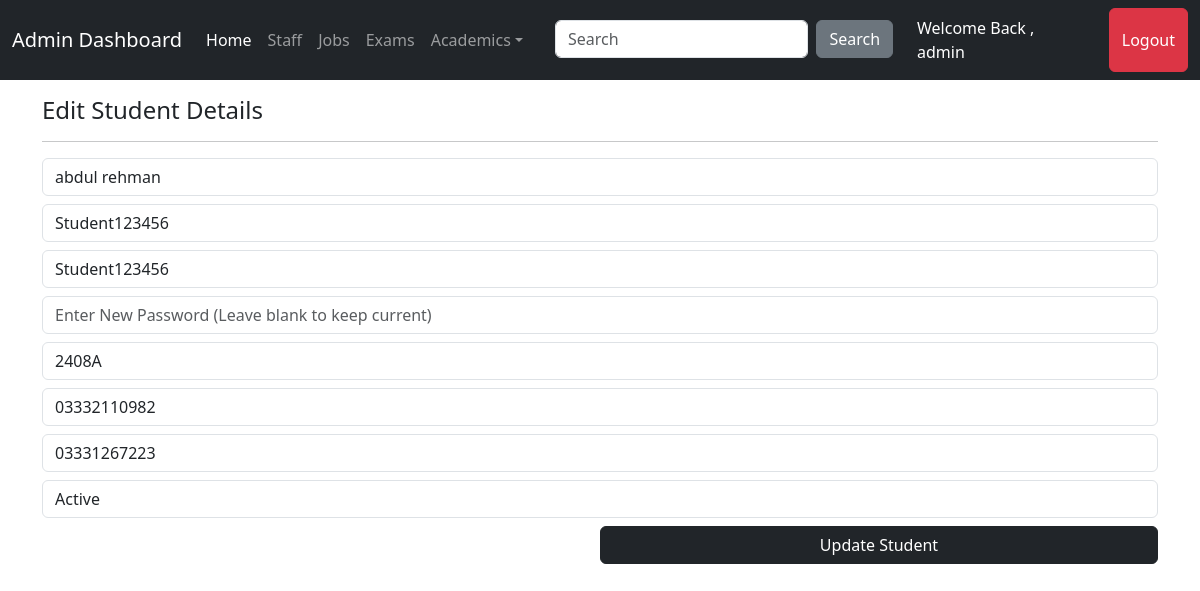
Page /Admin/edit_student.php?student_id=9 (signed in) on the committed database.
### tables this page shows
CREATE TABLE IF NOT EXISTS `student` (
  `studentid` int NOT NULL AUTO_INCREMENT,
  `studentname` varchar(100) DEFAULT NULL,
  `enrollmentno` varchar(1000) DEFAULT NULL,
  `studentemail` varchar(200) DEFAULT NULL,
  `studentpassword` varchar(200) DEFAULT NULL,
  `studentbatch` int DEFAULT NULL,
  `studentphoneno` varchar(40) DEFAULT NULL,
  `studentguardianphoneno` varchar(40) DEFAULT NULL,
  `studentstatus` varchar(10) NOT NULL,
  PRIMARY KEY (`studentid`),
  KEY `studentbatch` (`studentbatch`)
);

CREATE TABLE IF NOT EXISTS `batches` (
  `batchid` int NOT NULL AUTO_INCREMENT,
  `batchcode` varchar(100) DEFAULT NULL,
  `batchtimings` varchar(100) DEFAULT NULL,
  `batchdays` varchar(10) NOT NULL,
  `batchinstructor` int DEFAULT NULL,
  `currentsem` varchar(50) NOT NULL,
  `batchtype` varchar(200) DEFAULT NULL,
  `batchstartdate` date DEFAULT NULL,
  `batchstatus` varchar(50) NOT NULL DEFAULT 'Active',
  PRIMARY KEY (`batchid`),
  KEY `batchinstructor` (`batchinstructor`)
);

### Admin/edit_student.php (the view, shortened to what this page needs)
<?php
include('../connect.php');
include('headeradmin.php');
if (isset($_GET['student_id'])) {
    $student_id = $_GET['student_id'];
    $query = "SELECT student.*, batches.batchcode FROM student
              INNER JOIN batches ON student.studentbatch = batches.batchid
              WHERE student.studentid = '$student_id'";
    $result = mysqli_query($conn, $query);
    $student = mysqli_fetch_assoc($result);
}
$batchQuery = mysqli_query($conn, "SELECT * FROM batches");
?>
<div class="container mt-3">
    <h4>Edit Student Details</h4>
    <hr>
    <form method="POST">
        <input type="text" name="studentname" class="mt-2 form-control" placeholder="Enter Student Name" value="<?= $student['studentname'] ?>" required>
        <input type="text" name="enrollmentno" class="mt-2 form-control" placeholder="Enter Enrollment No" value="<?= $student['enrollmentno'] ?>" required>
        <input type="text" name="studentemail" class="mt-2 form-control" placeholder="Enter Student Email" value="<?= $student['studentemail'] ?>" required>
        <input type="password" name="studentpassword" class="mt-2 form-control" placeholder="Enter New Password (Leave blank to keep current)">
        <select name="studentbatch" class="mt-2 form-control" required>
            <?php while ($row = mysqli_fetch_array($batchQuery)) { ?>
                <option value="<?= $row['batchid'] ?>" <?= ($row['batchid'] == $student['studentbatch']) ? 'selected' : '' ?>>
                    <?= $row['batchcode'] ?>
                </option>
            <?php } ?>
        </select>
        <input type="text" name="studentphoneno" class="mt-2 form-control" placeholder="Enter Student Phone No" value="<?= $student['studentphoneno'] ?>" required>
        <input type="text" name="studentguardianphoneno" class="mt-2 form-control" placeholder="Enter Guardian Phone No" value="<?= $student['studentguardianphoneno'] ?>" required>
        <select name="studentstatus" class="mt-2 form-control" required>
            <option value="Active" <?= ($student['studentstatus'] == 'Active') ? 'selected' : '' ?>>Active</option>
        </select>
        <button type="submit" class="btn btn-dark float-end w-50 mt-2 w-50" name="update_student">Update Student</button>
    </form>
</div>
<?php include('footeradmin.php'); ?>

### rows in the picture
student: studentname "abdul rehman", enrollmentno "Student123456", studentemail "Student123456", studentbatch "2408A", studentphoneno "03332110982", studentguardianphoneno "03331267223", studentstatus "Active"

### other values in the picture
$_SESSION['adminloggedin'] "admin"
